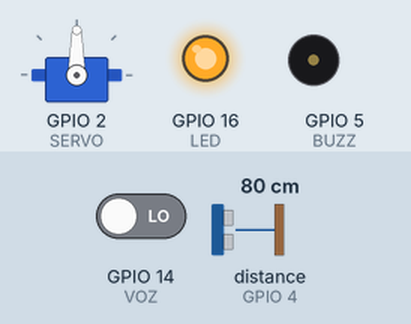
Bench run of a sketch on a simulated ESP8266 (NodeMCU). Parts: servo, output pins drawn as LEDs (lit = HIGH), buzzer (waves = sounding, pin HIGH). The inputs (shaded band) are chosen by the test bench; at power-on: distance to the obstacle (sensor on GPIO 4) 80 cm, GPIO 14 (VOZ) LOW. The echo pulse lasts 58.3 µs per cm; WiFi joins after 1.5 s; servers stay silent unless stated.

Above: at 3.0 s.
3.1 s: distance to the obstacle (sensor on GPIO 4) set to 17 cm
4.6 s: distance to the obstacle (sensor on GPIO 4) set to 13 cm
At 5.9 s:
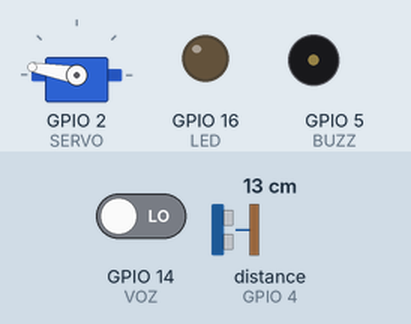
6.9 s: distance to the obstacle (sensor on GPIO 4) set to 18 cm
At 9.7 s:
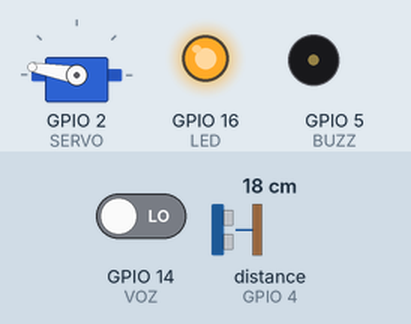
9.9 s: distance to the obstacle (sensor on GPIO 4) set to 2 cm
At 10.4 s:
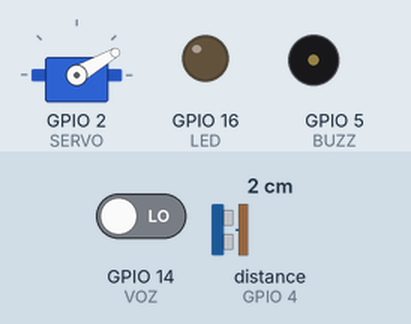
12.2 s: distance to the obstacle (sensor on GPIO 4) set to 35 cm
At 14.9 s:
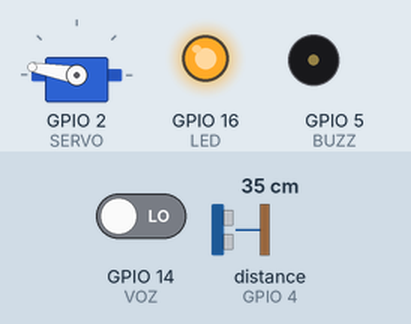
Timing chart, 0 to 16.2 s (numbered marks = the images above; inputs shaded):
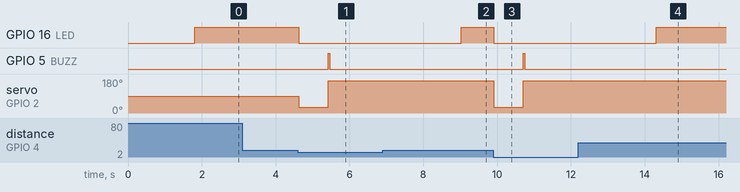

The sketch:

FinalIntro.ino
```cpp
#define BLYNK_PRINT Serial
#include <ESP8266WiFi.h>
#include <BlynkSimpleEsp8266.h>
#include <NewPing.h>
#include <Servo.h>
#define maxDist 200
#define echoPin 4
#define trigPin 0
NewPing sonar(trigPin, echoPin, maxDist);

char auth[] = "40e063892ad34a6baa46ae29674e6f62";
char ssid[] = "FD-89";
char pass[] = "12345678";

Servo SERVO;
const int LED = 16;
const int VOZ = 14;
const int BUZZ = 5;

void Blynk_Delay(int milli){
   int end_time = millis() + milli;
   while(millis() < end_time){
       Blynk.run();
       yield();
   }
}

void setup() {
  // put your setup code here, to run once:
  Serial.begin(9600);
  pinMode(LED, OUTPUT);
  pinMode(BUZZ, OUTPUT);
  SERVO.attach(2);
  Blynk.begin(auth, ssid, pass);
}

void loop() {
  // put your main code here, to run repeatedly:
    Blynk.run();
    digitalWrite(LED,HIGH);
    long distance;

    unsigned int uS = sonar.ping();

    pinMode(echoPin,OUTPUT);
    digitalWrite(echoPin,LOW);
    pinMode(echoPin,INPUT);

    distance = uS / US_ROUNDTRIP_CM;

    if ((digitalRead(VOZ) == 1)||((distance <= 15) && (distance != 0))){
      digitalWrite(LED,LOW);
      SERVO.write (30);
      Blynk_Delay(800);
      SERVO.write (170);
      digitalWrite(BUZZ, HIGH);
      Blynk_Delay(50);
      digitalWrite(BUZZ, LOW);
      Blynk_Delay(3500);
      digitalWrite(VOZ,LOW);
    }

    Blynk_Delay(50);
}
```

Measured:
- the behaviour switches between 16 and 15 cm on distance to the obstacle (sensor on GPIO 4) (found by bisection; images 0 and 1)
- after the input at 3.1 s, every drawn part: stays the same
- after the input at 4.6 s, GPIO 16 (LED): HIGH → LOW at once; GPIO 5 (BUZZ): LOW → HIGH after 0.82 s, → LOW 0.05 s later; servo on GPIO 2 (SERVO): 90° → 30° at once, → 170° 0.80 s later
- after the input at 6.9 s, GPIO 16 (LED): LOW → HIGH after 2.1 s; GPIO 5 (BUZZ): stays LOW (without the input it goes to HIGH after 2.9 s); servo on GPIO 2 (SERVO): stays 170° (without the input it goes to 30° after 2.1 s)
- after the input at 9.9 s, GPIO 16 (LED): HIGH → LOW at once; GPIO 5 (BUZZ): LOW → HIGH after 0.80 s, → LOW 0.05 s later; servo on GPIO 2 (SERVO): 170° → 30° at once, → 170° 0.80 s later
- after the input at 12.2 s, GPIO 16 (LED): LOW → HIGH after 2.1 s; GPIO 5 (BUZZ): stays LOW (without the input it goes to HIGH after 2.9 s); servo on GPIO 2 (SERVO): stays 170° (without the input it goes to 30° after 2.1 s)
